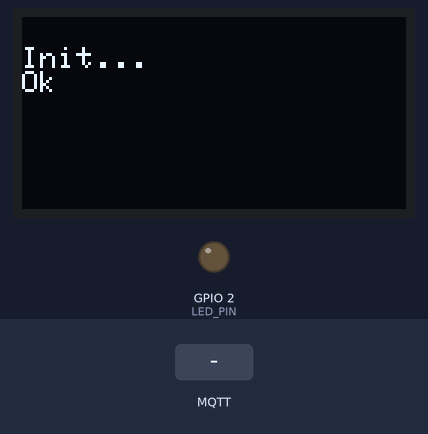
A sketch run on a simulated ESP32. Shown: 128×64 one-colour display, output pins drawn as LEDs (lit = HIGH). The test bench sets the inputs (shaded band). WiFi joins after 1.5 s; servers stay silent unless stated; no MQTT or app messages arrive unless stated; what the sketch prints to the serial monitor is not drawn.

Above: at 2.8 s.
2.9 s: MQTT message "ON" arrives on the first subscribed topic
At 3.3 s:
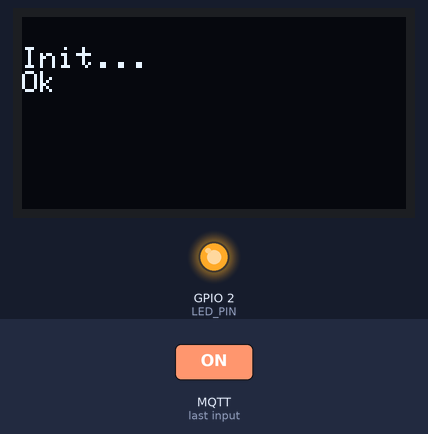
5.9 s: MQTT message "OFF" arrives on the first subscribed topic
At 6.8 s:
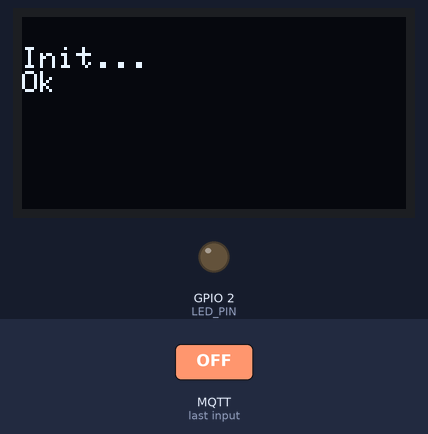
Timing chart, 0 to 8.9 s (numbered marks = the images above; inputs shaded):
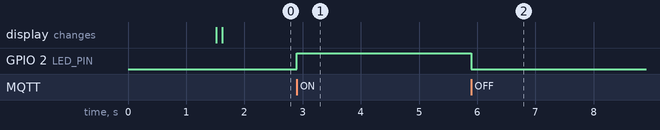

Measured:
- after the input at 2.9 s, GPIO 2 (LED_PIN): LOW → HIGH at once
- after the input at 5.9 s, GPIO 2 (LED_PIN): HIGH → LOW at once

The sketch:

sketch_apr21a.ino
```cpp
#include <Wire.h>
#include <Adafruit_GFX.h>
#include <Adafruit_SSD1306.h>

#include <WiFi.h>
#include <PubSubClient.h>

#define LED_PIN LED_BUILTIN
#define BTN_PIN 23
#define PHOTO_SENSOR_PIN 36

// SSID/Password
char* ssid = (char*)"View2";
const char* password = "";

// MQTT Broker IP address:
const char* mqtt_server = "192.168.43.31";

// OLED display width & height, in pixels
#define SCREEN_WIDTH 128
#define SCREEN_HEIGHT 64
#define RESET_OLED 16
#define SCREEN_ADDRESS 0x3C

Adafruit_SSD1306 display(SCREEN_WIDTH, SCREEN_HEIGHT, &Wire, RESET_OLED);

WiFiClient espClient;
PubSubClient client(espClient);

//stats on/off
int btn_stats_on = 0;
int light_sensor_stats_on = 0;

struct button_s
{
  int state;
  int timer;
  unsigned long period;
};

struct lightsensor_s
{
  int value;
  int timer;
  unsigned long period;
};

struct button_s btn_s;
struct lightsensor_s ls_s;

void setup() {
  Serial.begin(115200);

  setup_wifi();
  setup_periphericals();
  client.setServer(mqtt_server, 1883);
  client.setCallback(callback);
}

void setup_periphericals()
{
  //LEDS
  pinMode(LED_PIN, OUTPUT);
  Serial.println("Led ok");

  //OLED
  Wire.begin(4,15);
  display.begin(SSD1306_SWITCHCAPVCC, SCREEN_ADDRESS);
  display.clearDisplay();
  display.display();
  display.setTextColor(WHITE);
  display.setCursor(0, 10);

  display.println("Init...");
  display.display();
  display.println("Ok");
  display.display();
  Serial.println("OLED ok");

  //BUTTON
  pinMode(BTN_PIN, INPUT_PULLUP);
  btn_stats_on = 0;
  btn_s.state = 0;
  btn_s.timer = 0;
  btn_s.period = 3000000;

  //LIGHT SENSOR
  light_sensor_stats_on = 0;
  ls_s.value = 0;
  ls_s.timer = 1;
  ls_s.period = 3000000;
}
void setup_wifi() {
  delay(10);

  Serial.println();
  Serial.print("Connecting to ");
  Serial.println(ssid);

  WiFi.begin(ssid, password);

  while (WiFi.status() != WL_CONNECTED) {
    delay(500);
    Serial.print(".");
  }

  Serial.println("");
  Serial.println("WiFi connected");
  Serial.println("IP address: ");
  Serial.println(WiFi.localIP());
  Serial.println("SSID: ");
  Serial.println(WiFi.SSID());
}

void callback(char* topic, byte* message, unsigned int length) {
  Serial.print("Message arrived on topic: .");
  Serial.print(topic);
  Serial.print(". Message: ");
  char* messageTemp = (char*)malloc(sizeof(char)*length);

  for (int i = 0; i < length; i++) {
    Serial.print((char)message[i]);
    messageTemp[i] = (char)message[i];
  }
  Serial.print("   size: ");
  Serial.print(length);
  Serial.println();

  if(strcmp(topic, "ESP/led") == 0)
  {
    if(strncmp(messageTemp, "ON", 2) == 0)
    {
      Serial.println("LED ON");
      digitalWrite(LED_PIN, HIGH);
    }
    else if(strncmp(messageTemp, "OFF", 3) == 0)
    {
      Serial.println("LED OFF");
      digitalWrite(LED_PIN, LOW);
    }
    else
    {
      Serial.println("command not found");
    }
  }
  else if(strcmp(topic, "ESP/button") == 0)
  {
    if(strncmp(messageTemp, "ON", 2) == 0)
    {
      Serial.println("Button stats ON");
      btn_stats_on = 1;
    }
    else if(strncmp(messageTemp, "OFF", 3) == 0)
    {
      Serial.println("Button stats OFF");
      btn_stats_on = 0;
    }
    else
    {
      Serial.println("command not found");
    }
  }
  else if(strcmp(topic, "ESP/light") == 0)
  {
    if(strncmp(messageTemp, "ON", 2) == 0)
    {
      Serial.println("Photo sensor stats ON");
      light_sensor_stats_on = 1;
    }
    else if(strncmp(messageTemp, "OFF", 3) == 0)
    {
      Serial.println("Photo sensor OFF");
      light_sensor_stats_on = 0;
    }
    else
    {
      Serial.println("command not found");
    }
  }
  else if(strcmp(topic, "ESP/lcd") == 0)
  {
    display.clearDisplay();
    display.display();
    display.setTextColor(WHITE);
    display.setCursor(0, 10);

    display.println(messageTemp);
    display.display();
  }
  else
  {
    Serial.println("No treatement for this topic");
  }
}

void reconnect() {
  // Loop until we're reconnected
  while (!client.connected()) {
    Serial.print("Attempting MQTT connection...");
    // Attempt to connect
    if (client.connect("ESP8266Client")) {
      Serial.println("connected");
      // Subscribe
      client.subscribe("ESP/led");
      client.subscribe("ESP/button");
      client.subscribe("ESP/light");
      client.subscribe("ESP/lcd");

      Serial.println("subscribed to:");
      Serial.println("ESP/led");
      Serial.println("ESP/button");
      Serial.println("ESP/light");
      Serial.println("ESP/lcd");
    } else {
      Serial.print("failed, rc=");
      Serial.print(client.state());
      Serial.println(" try again in 5 seconds");
      // Wait 5 seconds before retrying
      delay(5000);
    }
  }
}

#define MAX_WAIT_FOR_TIMER 2
unsigned int waitFor(int timer, unsigned long period){
  static unsigned long waitForTimer[MAX_WAIT_FOR_TIMER];  // il y a autant de timers que de tâches périodiques
  unsigned long newTime = micros() / period;              // numéro de la période modulo 2^32
  int delta = newTime - waitForTimer[timer];              // delta entre la période courante et celle enregistrée
  if ( delta < 0 ) delta = 1 + newTime;                   // en cas de dépassement du nombre de périodes possibles sur 2^32
  if ( delta ) waitForTimer[timer] = newTime;             // enregistrement du nouveau numéro de période
  return delta;
}

void loop() {
  if (!client.connected()) {
    reconnect();
  }

  if(light_sensor_stats_on && waitFor(btn_s.timer, btn_s.period))
  {
    ls_s.value = map(analogRead(PHOTO_SENSOR_PIN), 0, 3000, 100, 0);
    Serial.print("ls: ");
    Serial.println(ls_s.value);
    char str[16];
    itoa(ls_s.value, str, 10);
    client.publish("SERVER/light", str);
  }
  if(btn_stats_on && waitFor(ls_s.timer, ls_s.period))
  {
    btn_s.state = 1-digitalRead(BTN_PIN);
    Serial.print("btn: ");
    Serial.println(btn_s.state);
    char str[16];
    itoa(btn_s.state, str, 10);
    client.publish("SERVER/button", str);
  }
  client.loop();
}
```
